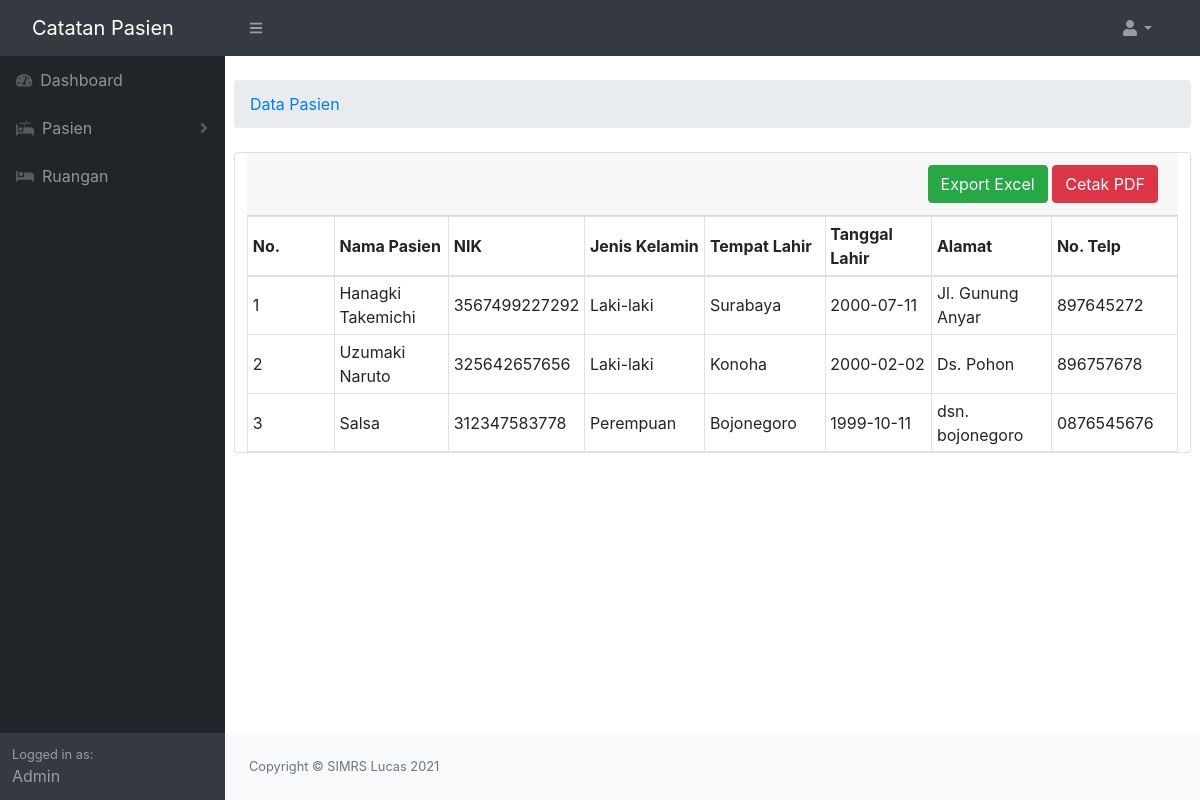
Page /index.php?page=pasien (signed in) on the committed database.
### tables this page shows
CREATE TABLE `pasien` (
  `id_pasien` int(11) NOT NULL,
  `nama_pasien` varchar(30) DEFAULT NULL,
  `nik` varchar(16) NOT NULL,
  `jenis_kelamin` enum('Laki-laki','Perempuan') NOT NULL,
  `tempat_lahir` varchar(15) NOT NULL,
  `tanggal_lahir` date NOT NULL,
  `alamat` varchar(50) NOT NULL,
  `no_telp` varchar(15) NOT NULL
);

### pasien.php (the view)
<div class="row mt-4">
    <ol class="breadcrumb mb-4">
        <li class="breadcrumb-item"><a href="<?php echo BASE_URL."index.php?page=pasien"; ?>">Data Pasien</a></li>
    </ol>
    <div class="card">
        <div class="card-header">
            <div class="float-lg-right">
                <button onclick="location.href = 'excel_data_pasien.php';" id="excel" type="button" class="btn btn-success" data-toggle="modal" data-target="#myModal">Export Excel</button>
                <button type="button" class="btn btn-danger" data-toggle="modal" data-target="#myModal">Cetak PDF</button>
            </div>
        </div>
            <div class="table-responsive">
                <table class="tabletable table-bordered table-sm table-hover" width="100%" cellspacing="0">
                    <thead>
                        <tr>
                            <th>No.</th>
                            <th>Nama Pasien</th>
                            <th>NIK</th>
                            <th>Jenis Kelamin</th>
                            <th>Tempat Lahir</th>
                            <th>Tanggal Lahir</th>
                            <th>Alamat</th>
                            <th>No. Telp</th>
                        </tr>
                    </thead>
                    <tbody>
                        <?php
                        $pasien=mysqli_query($koneksi, "SELECT * FROM pasien");
                        $no=1;
                        foreach ($pasien as $row): ?>
                            <tr>
                                <td width="150"><?php echo $no ?></td>
                                <td width="150"><?php echo $row['nama_pasien'] ?></td>
                                <td width="100"><?php echo $row['nik'] ?></td>
                                <td width="150"><?php echo $row['jenis_kelamin'] ?></td>
                                <td width="150"><?php echo $row['tempat_lahir'] ?></td>
                                <td width="150"><?php echo $row['tanggal_lahir'] ?></td>
                                <td width="150"><?php echo $row['alamat'] ?></td>
                                <td width="150"><?php echo $row['no_telp'] ?></td>
                                <?php $no++; ?>
                            </tr>
                        <?php endforeach; ?>
                    </tbody>
                </table>
            </div>
	</div>
</div>

### rows in the picture
pasien: nama_pasien "Hanagki Takemichi", nik "3567499227292", jenis_kelamin "Laki-laki", tempat_lahir "Surabaya", tanggal_lahir "2000-07-11", alamat "Jl. Gunung Anyar", no_telp "897645272"
pasien: nama_pasien "Uzumaki Naruto", nik "325642657656", jenis_kelamin "Laki-laki", tempat_lahir "Konoha", tanggal_lahir "2000-02-02", alamat "Ds. Pohon", no_telp "896757678"
pasien: nama_pasien "Salsa", nik "312347583778", jenis_kelamin "Perempuan", tempat_lahir "Bojonegoro", tanggal_lahir "1999-10-11", alamat "dsn. bojonegoro", no_telp "0876545676"
